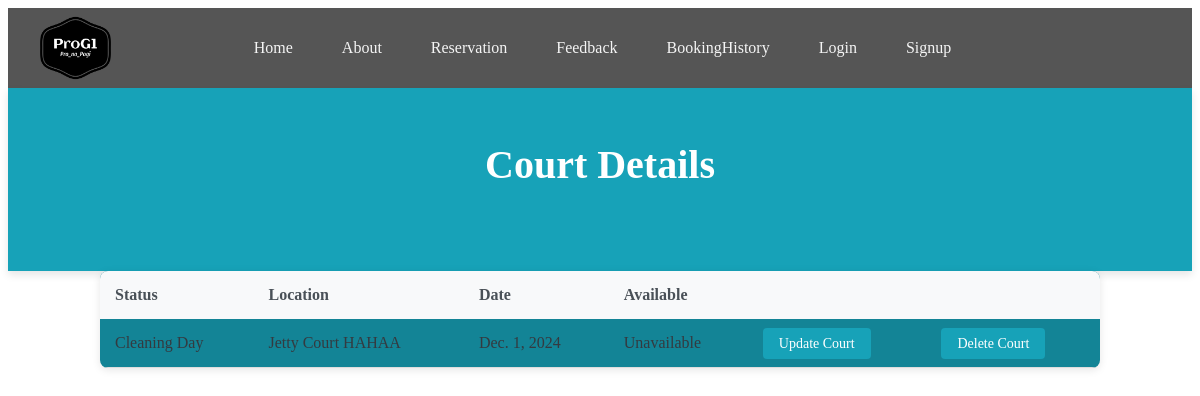
Before: /courtdetail/1 with the older database file.
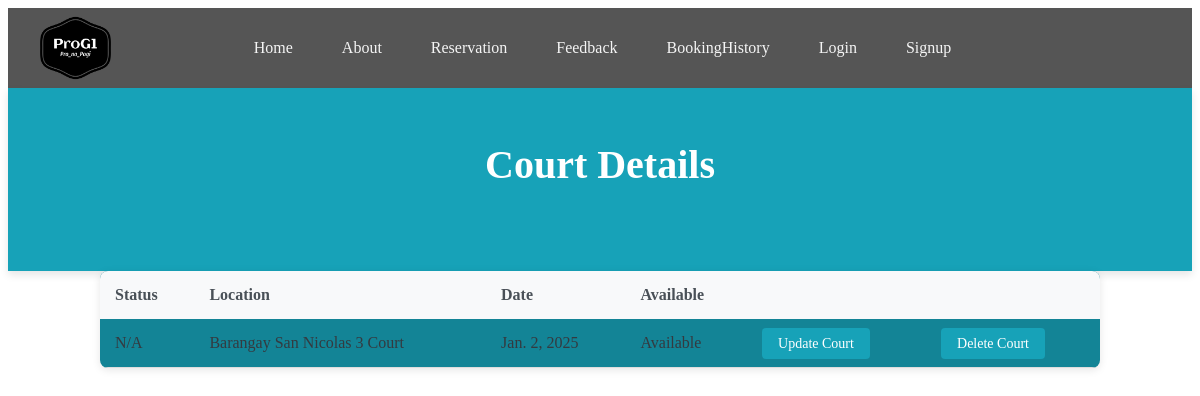
After: the same page with the newer database file.
### app/models.py (models this page shows, shortened)
class Court(models.Model):
    court_Id = models.AutoField(primary_key=True)
    courtStatus = models.CharField(max_length=100)
    location = models.CharField(max_length=100, choices=[('Barangay San Nicolas 3 Court','Barangay San Nicolas 3 Phase 1'),('Barangay Molino 3 Court','Barangay Molino 3 Phase 2')])
    date = models.DateField()
    available = models.CharField(max_length=100, choices=[('Available','Available'),('Not Available','Not Available')])

### app/views.py (the view)
# urls.py: path('courtdetail/<int:pk>' , CourtDetailView.as_view(), name='court_detail'),
class CourtDetailView(DetailView):
    model = Court
    context_object_name = 'court'
    template_name = 'app/court_detail.html'

### app/templates/app/court_detail.html
{% extends 'app/base.html' %}
{% load static %}
{% block content %}
<div class="Heading_list">
    <h2>Court Details</h2>
</div>
    <table class="Body_list">
        <thead>
            <tr>
                <th>Status</th>
                <th>Location</th>
                <th>Date</th>
                <th>Available</th>
                <th></th>
                <th></th>
            </tr>
        </thead>
        <tbody>
                <tr>
                    <td>{{ court.courtStatus }}</td>
                    <td>{{ court.location }}</td>
                    <td>{{ court.date }}</td>
                    <td>{% if court.available %}Available{% else %}Unavailable{% endif %}</td>
                    <td><a href="{% url 'court_update' court.court_Id %}">Update Court</a></td>
                    <td><a href="{% url 'court_delete' court.court_Id %}">Delete Court</a></td>
                </tr>
        </tbody>
    </table>
{% endblock content %}

Changed rows visible on the page:
changed Court: courtStatus "Cleaning Day" → "N/A"; location "Jetty Court HAHAA" → "Barangay San Nicolas 3 Court"; date "Dec. 1, 2024" → "Jan. 2, 2025"
Other visible differences:
text no longer shown: "Unavailable"
text now shown: "Available"
